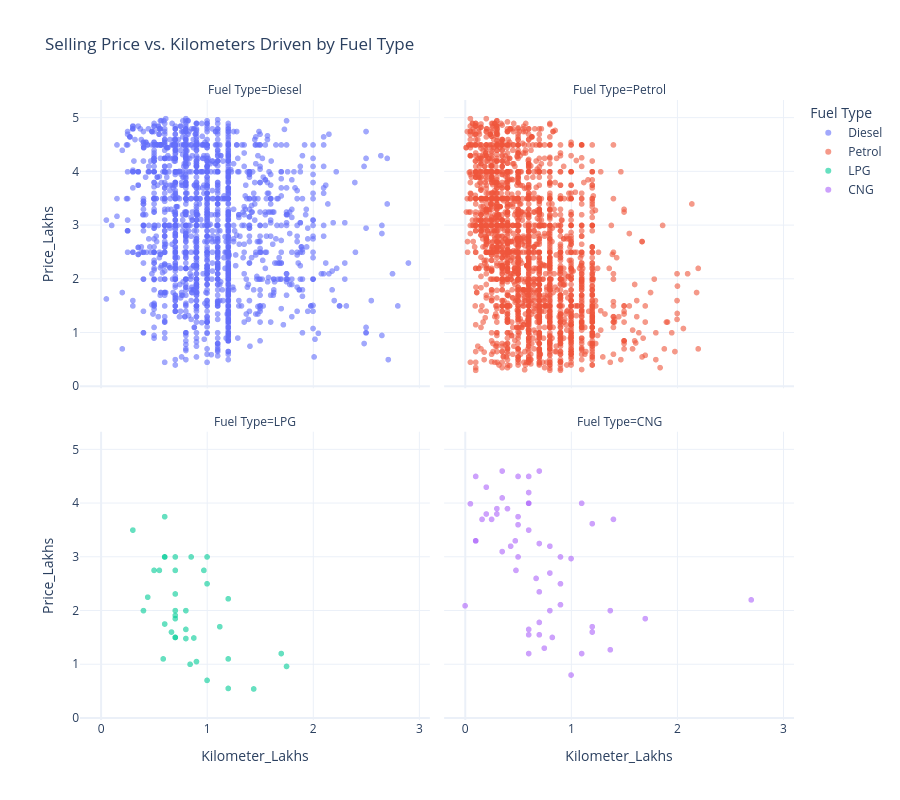

Notebook cell for this chart:
### Code cell
price_changes=px.scatter(
    data_frame=filtered_cars,
    x='Kilometer_Lakhs', 
    y='Price_Lakhs',
    color='Fuel Type', 
    hover_name='Car_Name',
    facet_col='Fuel Type',
    facet_col_wrap=2,
    height=800,
    template="plotly_white",
    opacity=0.6,
    title=('Selling Price vs. Kilometers Driven by Fuel Type'),
    labels={
        'Kilometer':'Kilometers Driven',
        'Price':'Selling Price (Lakhs INR)'}
   )

price_changes.update_traces(marker=dict(size=6))
price_changes.show()

### Figure 1 — Plotly figure (JSON) as saved in the notebook; plotly's stock layout.template omitted (floating-point values rounded to 4 significant figures; data arrays with more than 128 entries replaced by an {"elided": "..."} marker saying what was removed)
{"data": [{"hovertemplate": "<b>%{hovertext}</b><br><br>Fuel Type=Diesel<br>Kilometer_Lakhs=%{x}<br>Price_Lakhs=%{y}<extra></extra>", "hovertext": {"elided": "1880 str values"}, "legendgroup": "Diesel", "marker": {"color": "#636efa", "opacity": 0.6, "size": 6, "symbol": "circle"}, "mode": "markers", "name": "Diesel", "showlegend": true, "type": "scattergl", "x": {"elided": "1880 float values"}, "xaxis": "x3", "y": {"elided": "1880 float values"}, "yaxis": "y3"}, {"hovertemplate": "<b>%{hovertext}</b><br><br>Fuel Type=Petrol<br>Kilometer_Lakhs=%{x}<br>Price_Lakhs=%{y}<extra></extra>", "hovertext": {"elided": "2472 str values"}, "legendgroup": "Petrol", "marker": {"color": "#EF553B", "opacity": 0.6, "size": 6, "symbol": "circle"}, "mode": "markers", "name": "Petrol", "showlegend": true, "type": "scattergl", "x": {"elided": "2472 float values"}, "xaxis": "x4", "y": {"elided": "2472 float values"}, "yaxis": "y4"}, {"hovertemplate": "<b>%{hovertext}</b><br><br>Fuel Type=LPG<br>Kilometer_Lakhs=%{x}<br>Price_Lakhs=%{y}<extra></extra>", "hovertext": ["Maruti Wagon R LXI DUO BSIII", "Maruti Wagon R LXI LPG BSIV", "Maruti Wagon R Duo Lxi", "Maruti Wagon R Duo Lxi", "Maruti Wagon R LXI DUO BSIII", "Hyundai Santro Xing GLS LPG", "Maruti Wagon R LXI DUO BSIII", "Maruti Wagon R LXI DUO BSIII", "Maruti Omni LPG STD BSIV", "Hyundai Santro Xing GLS LPG", "Maruti Wagon R LXI LPG BSIV", "Maruti Wagon R Duo Lxi", "Hyundai Santro Xing GLS LPG", "Hyundai i10 Sportz 1.1L LPG", "Maruti Wagon R LXI LPG BSIV", "Hyundai Santro Xing GL LPG", "Maruti Omni LPG CARGO BSIII W IMMOBILISER", "Maruti Wagon R LXI LPG BSIV", "Hyundai Santro Xing GLS LPG", "Maruti Wagon R LXI DUO BSIII", "Hyundai i10 Magna LPG", "Hyundai EON LPG Era Plus", "Maruti Omni LPG STD BSIV", "Hyundai i10 Magna LPG", "Maruti Omni LPG STD BSIV", "Maruti 800 AC LPG", "Chevrolet Spark 1.0 PS LPG", "Maruti Wagon R LXI DUO BSIII", "Hyundai i10 Magna LPG", "Maruti Omni LPG CARGO BSIII W IMMOBILISER", "Hyundai i10 LPG", "Maruti Wagon R Duo Lxi", "Hyundai Santro Xing GL Plus LPG", "Hyundai Accent Executive LPG", "Maruti Wagon R LXI DUO BS IV", "Hyundai Santro Xing GL Plus LPG", "Chevrolet Spark 1.0 LT LPG"], "legendgroup": "LPG", "marker": {"color": "#00cc96", "opacity": 0.6, "size": 6, "symbol": "circle"}, "mode": "markers", "name": "LPG", "showlegend": true, "type": "scattergl", "x": [1.75, 0.44, 0.7, 1.0, 0.9, 1.0, 1.12, 0.4, 0.5863, 0.7, 0.5, 0.6644, 0.8, 0.6, 0.7, 0.6, 1.7, 0.7, 0.7, 1.2, 0.3, 1.2, 1.0, 0.6, 1.2, 0.8754, 0.84, 0.8, 0.7, 1.44, 0.97, 0.6, 0.7, 0.8, 0.55, 0.85, 0.7], "xaxis": "x", "y": [0.96, 2.25, 2.31, 3.0, 1.05, 2.5, 1.7, 2.0, 1.1, 1.5, 2.75, 1.6, 2.0, 3.75, 2.0, 1.75, 1.2, 1.5, 1.85, 1.1, 3.5, 2.22, 0.7, 3.0, 0.55, 1.49, 1.0, 1.48, 2.75, 0.54, 2.75, 3.0, 1.91, 1.65, 2.75, 3.0, 3.0], "yaxis": "y"}, {"hovertemplate": "<b>%{hovertext}</b><br><br>Fuel Type=CNG<br>Kilometer_Lakhs=%{x}<br>Price_Lakhs=%{y}<extra></extra>", "hovertext": ["Maruti Alto 800 CNG LXI Optional", "Maruti Wagon R LXI CNG", "Maruti Eeco CNG 5 Seater AC", "Maruti Alto 800 CNG LXI", "Maruti Eeco CNG 5 Seater AC BSIV", "Maruti Eeco CNG 5 Seater AC BSIV", "Maruti Eeco CNG 5 Seater AC BSIV", "Hyundai Santro Xing GL CNG", "Hyundai Santro Xing GL PLUS CNG", "Maruti Wagon R CNG LXI", "Maruti Wagon R LXI CNG", "Maruti Wagon R LXI CNG", "Maruti Eeco CNG 5 Seater AC BSIV", "Maruti Wagon R LXI CNG", "Maruti Wagon R LXI CNG", "Hyundai Santro Xing GLS CNG", "Maruti Wagon R LXI CNG", "Maruti Eeco CNG 5 Seater AC BSIV", "Maruti Zen Estilo LXI Green (CNG)", "Tata Indica V2 Emax CNG GLX", "Maruti Wagon R LXI CNG", "Maruti Wagon R LXI CNG", "Maruti Eeco CNG 5 Seater AC BSIV", "Maruti Eeco CNG 5 Seater AC BSIV", "Maruti Wagon R LXI CNG", "Maruti Alto 800 CNG LXI", "Maruti Wagon R LXI CNG", "Maruti Wagon R LXI CNG", "Maruti Alto 800 CNG LXI", "Maruti Omni CNG", "Maruti Wagon R LXI CNG", "Maruti Eeco CNG 5 Seater AC BSIV", "Maruti Eeco CNG 5 Seater AC BSIV", "Maruti Zen Estilo LXI Green (CNG)", "Maruti Eeco CNG HTR 5-STR", "Maruti Eeco CNG HTR 5-STR", "Hyundai Accent Executive CNG", "Maruti SX4 Green Vxi (CNG)", "Maruti Wagon R LXI CNG", "Hyundai Accent Executive CNG", "Maruti Eeco CNG 5 Seater AC BSIV", "Maruti Eeco CNG HTR 5-STR", "Maruti Alto K10 LXI CNG", "Maruti Eeco CNG 5 Seater AC BSIV", "Hyundai Accent GLE CNG", "Maruti Alto 800 LXI CNG", "Maruti Wagon R LXI CNG Optional", "Hyundai Santro AT CNG", "Hyundai Santro Xing GL CNG", "Maruti Eeco CNG 5 Seater AC BSIV", "Maruti Wagon R LXI CNG", "Maruti Alto Green LXi (CNG)", "Maruti Alto Green LXi (CNG)", "Maruti Alto 800 CNG LXI Optional", "Maruti Eeco CNG 5 Seater AC BSIV", "Maruti Eeco 5 STR With AC Plus HTR CNG"], "legendgroup": "CNG", "marker": {"color": "#ab63fa", "opacity": 0.6, "size": 6, "symbol": "circle"}, "mode": "markers", "name": "CNG", "showlegend": true, "type": "scattergl", "x": [0.1, 0.5, 0.35, 0.6, 0.1, 1.4, 0.6, 1.37, 0.6, 0.8, 0.5, 0.4, 1.2, 0.7, 0.9, 1.7, 1.37, 0.3, 0.8, 0.6, 0.5, 1.1, 0.05, 0.7, 0.6, 0.67, 0.43, 0.6, 0.7, 1.0, 0.35, 2.7, 0.6, 0.7, 0.9, 0.3, 1.2, 0.9, 1.0, 0.48, 0.25, 0.4737, 0.2, 0.8, 1.1, 0.16, 0.35, 0.7477, 1.2, 0.5, 0.6, 0.823, 0.7, 0.1, 0.2, 1e-05], "xaxis": "x2", "y": [3.3, 3.6, 4.1, 1.65, 4.5, 3.7, 4.5, 1.27, 1.2, 2.7, 3.0, 3.9, 3.62, 4.6, 2.11, 1.85, 2.0, 3.8, 2.0, 1.55, 4.5, 4.0, 3.99, 3.25, 4.2, 2.6, 3.2, 3.5, 1.78, 0.8, 3.1, 2.2, 4.0, 2.35, 3.0, 3.9, 1.6, 2.5, 2.97, 2.75, 3.7, 3.3, 4.3, 3.2, 1.2, 3.7, 4.6, 1.3, 1.7, 3.75, 4.0, 1.5, 1.55, 3.3, 3.8, 2.09], "yaxis": "y2"}], "layout": {"annotations": [{"font": {}, "showarrow": false, "text": "Fuel Type=LPG", "x": 0.245, "xanchor": "center", "xref": "paper", "y": 0.465, "yanchor": "bottom", "yref": "paper"}, {"font": {}, "showarrow": false, "text": "Fuel Type=CNG", "x": 0.755, "xanchor": "center", "xref": "paper", "y": 0.465, "yanchor": "bottom", "yref": "paper"}, {"font": {}, "showarrow": false, "text": "Fuel Type=Diesel", "x": 0.245, "xanchor": "center", "xref": "paper", "y": 1.0, "yanchor": "bottom", "yref": "paper"}, {"font": {}, "showarrow": false, "text": "Fuel Type=Petrol", "x": 0.755, "xanchor": "center", "xref": "paper", "y": 1.0, "yanchor": "bottom", "yref": "paper"}], "height": 800, "legend": {"title": {"text": "Fuel Type"}, "tracegroupgap": 0}, "title": {"text": "Selling Price vs. Kilometers Driven by Fuel Type"}, "xaxis": {"anchor": "y", "domain": [0, 0.49], "title": {"text": "Kilometer_Lakhs"}}, "xaxis2": {"anchor": "y2", "domain": [0.51, 1], "matches": "x", "title": {"text": "Kilometer_Lakhs"}}, "xaxis3": {"anchor": "y3", "domain": [0, 0.49], "matches": "x", "showticklabels": false}, "xaxis4": {"anchor": "y4", "domain": [0.51, 1], "matches": "x", "showticklabels": false}, "yaxis": {"anchor": "x", "domain": [0, 0.465], "title": {"text": "Price_Lakhs"}}, "yaxis2": {"anchor": "x2", "domain": [0, 0.465], "matches": "y", "showticklabels": false}, "yaxis3": {"anchor": "x3", "domain": [0.535, 1.0], "matches": "y", "title": {"text": "Price_Lakhs"}}, "yaxis4": {"anchor": "x4", "domain": [0.535, 1.0], "matches": "y", "showticklabels": false}}}
